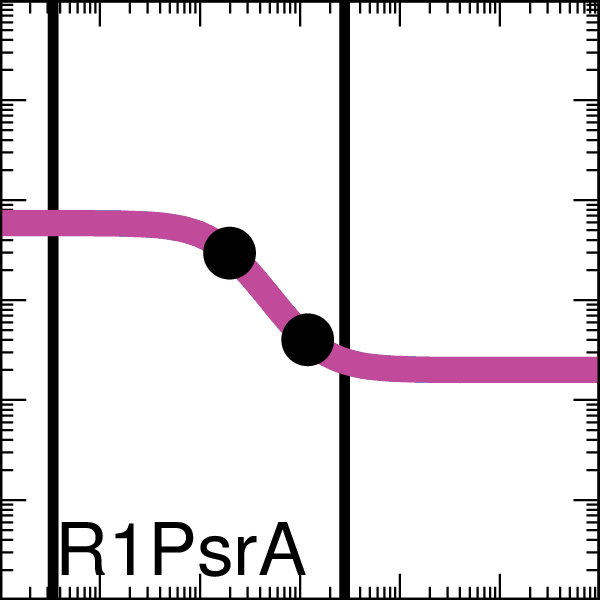

Write the gnuplot code that produced this figure.

set output "demo_abstract0xFE_002_A000_xfer_model_R1_PsrA.eps"
set terminal postscript eps enhanced color "Helvetica, 35" size 2,2
set logscale x
set logscale y
set lmargin screen 0.0
set rmargin screen 1.0
set tmargin screen 1.0
set bmargin screen 0.0
set size ratio 1.0
set border linewidth 2
set tics scale 2
set mxtics 10
set mytics 10
set key bottom left
set key samplen -1
set xrange [0.001:1000.0]
set yrange [0.001:1000.0]
set format y "10^{%L}"    
set format x "10^{%L}"    
set format x ""    
set xlabel '10101010'
set arrow from 0.0034,0.001 to 0.0034,1000.0 nohead lw 10 lt 2 lc rgb '#000000'
set arrow from 2.8,0.001 to 2.8,1000.0 nohead lw 10 lt 2 lc rgb '#000000'
ymin = 0.2
ymax = 5.9
K = 0.19
n = 1.8
set dummy x

plot ymin+(ymax-ymin)/(1.0+(x/K)**n) lw 25 lc rgb '#C24B9C' title 'R1PsrA',\
 "<echo '1 2'" using (0.197556859):(2.950000003872063)  with points pt 7 ps 4 lc rgb 'black' notitle,\
 "<echo '1 2'" using (1.197796047):(0.3999999998585956)  with points pt 7 ps 4 lc rgb 'black' notitle
